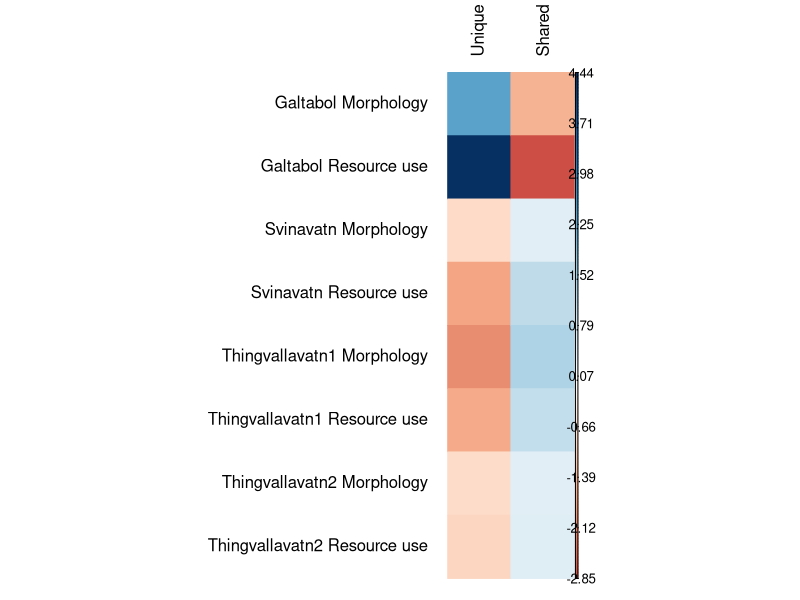

Reproduce this figure in R.
##################################################################
## Running a chisquared test to determine if proportions are singnificant
##
## Matt Brachmann (PhDMattyB)
##
## 2021-03-29
##
##################################################################

## Load the data manipulation work horse
library(tidyverse)
library(corrplot)
# library(ggcorrplot)


## Read in the data
df = matrix(c(77, 124, 102, 124,
                      43, 125, 35, 126,
                      29, 117, 33, 118,
                      38, 111, 37, 111), 
                    ncol = 2, 
                    byrow = T)
colnames(df) = c('Unique', 'Shared')
rownames(df) = c('Galtabol Morphology', 'Galtabol Resource use', 
                  'Svinavatn Morphology', 'Svinavatn Resource use', 
                         'Thingvallavatn1 Morphology', 'Thingvallavatn1 Resource use', 
                         'Thingvallavatn2 Morphology', 'Thingvallavatn2 Resource use')

df = as.table(df)

write.table(df, 
            'Chisquare_data.txt')

test = chisq.test(df)

obs = test$observed
write.table(obs, 
            'Chisquare_observed.txt')

expect = test$expected
write.table(expect, 
            'Chisquare_expected.txt')


cors = corrplot(test$residuals,
         method = 'color',
         tl.col = 'black',
         tl.offset = 1,
         # tl.pos = 'n',
         # tl.srt = 0,
         # type = 'upper',
         is.cor = FALSE,
         t1.col = 'black')
